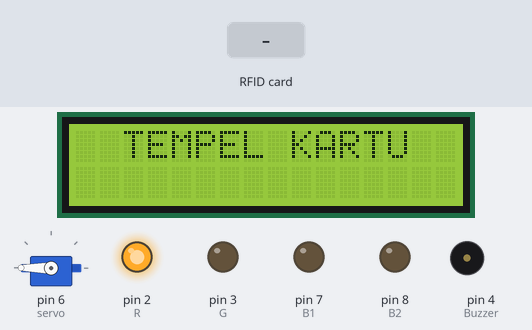
Bench run of a sketch on a simulated Arduino Uno, built with avr-gcc and run on an emulated ATmega328P. Shown: 16×2 character LCD, servo, output pins drawn as LEDs (lit = HIGH), buzzer (waves = sounding, pin HIGH). Wiring (inferred from the names in the program): IR receiver: data pin 5. Inputs (shaded band) come from the test bench. Pins used as bus, display or sensor lines are not drawn; what the sketch prints to the serial monitor is not drawn.

Above: at 5.3 s.
5.4 s: RFID card 5E 7A 19 C4 held to the reader
At 7.4 s:
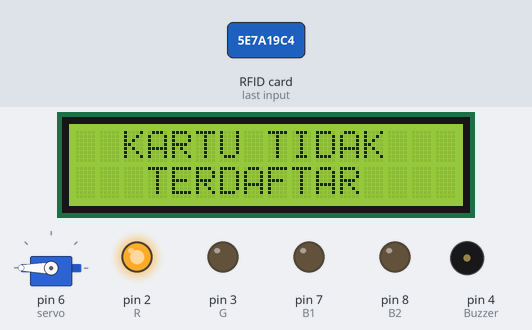
At 8.8 s:
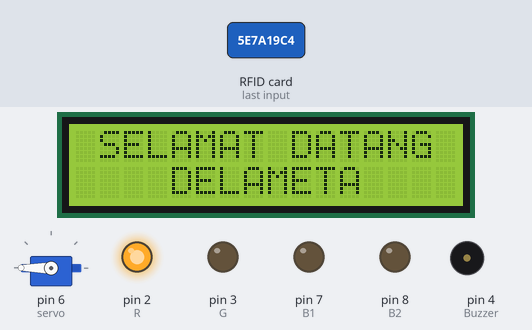
Timing chart, 0 to 10.3 s (numbered marks = the images above; inputs shaded):
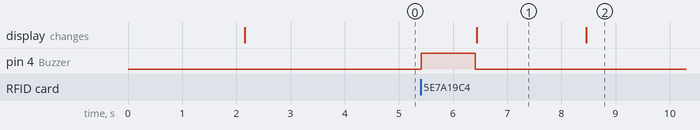

Measured:
- after the input at 5.4 s, pin 4 (Buzzer): LOW → HIGH at once, → LOW 1.0 s later; the display: changes after 1.0 s (image 1)
- what the display in image 1 shows lasts 2.1 s, from 6.4 s to 8.5 s

The sketch:

RFID_IR.ino
```cpp
#include <SPI.h>
#include <MFRC522.h>
#include <LiquidCrystal_I2C.h>
#include <Servo.h>

String uidString;

#define SS_PIN 10
#define RST_PIN 9
#define B1 7
#define B2 8

MFRC522 mfrc522(SS_PIN, RST_PIN);
LiquidCrystal_I2C lcd(0x27, 16, 2);
Servo gate;

int Buzzer = 4;
int flag = 0;
int R = 2;
int G = 3;
int IR = 5;
int servo = 6;

void setup(){
  Serial.begin(9600);
  pinMode(Buzzer, OUTPUT);
  pinMode(R, OUTPUT);
  pinMode(G, OUTPUT);
  pinMode(IR, INPUT);
  pinMode(B1, OUTPUT);
  pinMode(B2, OUTPUT);
  digitalWrite(B1, LOW);
  digitalWrite(B2, LOW);
  SPI.begin();
  mfrc522.PCD_Init();
  digitalWrite(R, HIGH);
  lcd.begin();
  gate.attach(servo);
  welcome();
  gate.write(180);
}

void loop(){
  int readIR = digitalRead(IR);
  if(mfrc522.PICC_IsNewCardPresent() && flag == 0){
    readRFID();
    if(uidString == "199-9D-136"){
      flag = 1;
      succeed();
      forward();
      Serial.println("Gate Opened!");
    } else{
      flag = 0;
      Serial.println("Fail!");
      fail();
    }
  }
  if(readIR == 0 && flag == 1){
    Serial.print("Please go!");
    flag = 0;
    digitalWrite(R, HIGH);
    digitalWrite(G, LOW);
    backward();
    gate.write(180);
    lcd.clear();
    lcd.setCursor(1,0); lcd.print("SILAHKAN MASUK");
    delay(2000);
    lcd.clear();
    welcome();
  }
}

void welcome(){
  lcd.clear();
  lcd.setCursor(1,0); lcd.print("SELAMAT DATANG");
  lcd.setCursor(4,1); lcd.print("DELAMETA");
  delay(2000);
  lcd.clear();
  lcd.setCursor(2,0); lcd.print("TEMPEL KARTU");
  delay(2000);
}

void readRFID(){
  mfrc522.PICC_ReadCardSerial();
  Serial.println("Tag UID : " + String(uidString));
  uidString = String(mfrc522.uid.uidByte[0]) + "-" +
  String(mfrc522.uid.uidByte[1], HEX) + "-" +
  String(mfrc522.uid.uidByte[2]), HEX + "-" +
  String(mfrc522.uid.uidByte[3]), HEX;
  uidString.toUpperCase();
}

void succeed(){
  lcd.clear();
  lcd.setCursor(1, 0); lcd.print("PALANG TERBUKA");
  digitalWrite(Buzzer, HIGH);
  delay(50);
  digitalWrite(Buzzer, LOW);
  delay(50);
  digitalWrite(Buzzer, HIGH);
  delay(50);
  digitalWrite(Buzzer, LOW);
  digitalWrite(R, LOW);
  digitalWrite(G, HIGH);
  gate.write(90);
}

void fail(){
  digitalWrite(R, HIGH);
  digitalWrite(G, LOW);
  digitalWrite(Buzzer, HIGH);
  delay(1000);
  digitalWrite(Buzzer, LOW);
  lcd.clear();
  lcd.setCursor(2,0); lcd.print("KARTU TIDAK");
  lcd.setCursor(3,1); lcd.print("TERDAFTAR");
  delay(2000);
  lcd.clear();
  welcome();
  gate.write(180);
}

void forward(){
  digitalWrite(B1, HIGH);
  delay(80);
  digitalWrite(B1, LOW);
  digitalWrite(B2, LOW);
}

void backward(){
  digitalWrite(B2, HIGH);
  delay(80);
  digitalWrite(B2, LOW);
  digitalWrite(B1, LOW);
}
```
